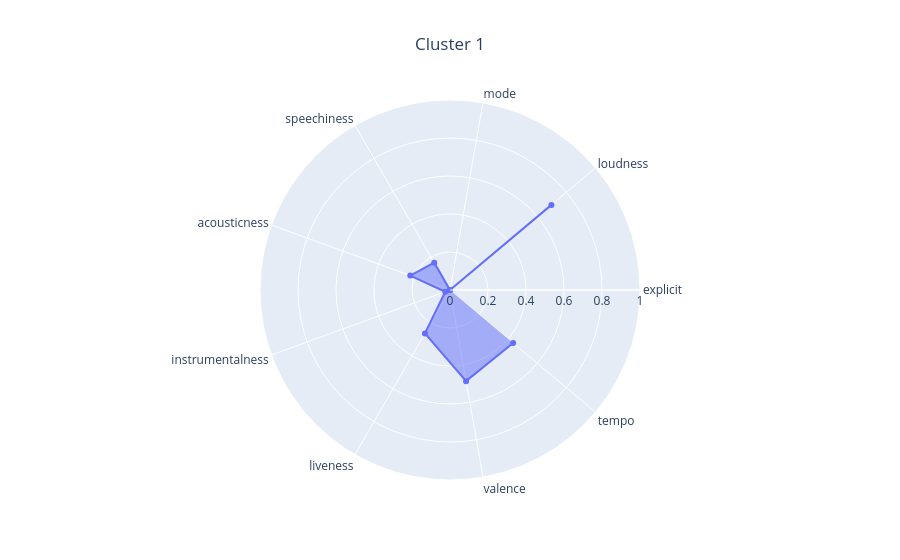
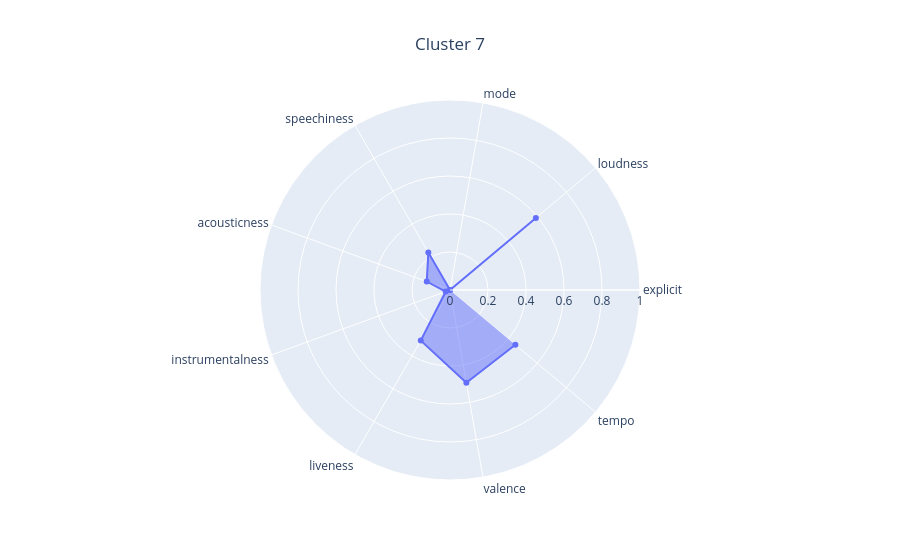

Here is the notebook cell these charts were saved with, in order:
### Markdown cell above
Problem z k-means jest taki, że wykrywa tylko klastry sferyczne. W przypadku zbiorów, w których klastry mogą być mocno wymieszane, będzie to szczególnym problemem. Tak może być tutaj - w końcu mamy co najmniej kilka podgatunków rocka i popu, które są zbliżone do siebie. Mamy też dość egzotyczne podgatunki takie jak "art rock" czy "rock en espanol", które być może są nieliczne i stanowią de facto szum.

Do takich sytuacji doskonale nadaje się DBSCAN. Ma co prawda większą złożoność, ale dla danych tego rozmiaru jest to jeszcze akceptowalne. Sprawdźmy, jak działa dla domyślnych hiperparametrów - epsilon 0.5 i min_samples 5.

### Code cell
from sklearn.cluster import DBSCAN

clustering = DBSCAN(n_jobs=-1)
clustering.fit(X)

dbscan_analyzer = DBSCANAnalyzer(df_songs_info, clustering_visualizer)
dbscan_analyzer.analyze_clustering(X, clustering)

### Figure 1 — Plotly figure (JSON) as saved in the notebook; plotly's stock layout.template omitted (floating-point values rounded to 4 significant figures)
{"data": [{"fill": "toself", "r": [0.0, 0.6969, 0.0, 0.1661, 0.2225, 0.02652, 0.2639, 0.487, 0.4339], "theta": ["explicit", "loudness", "mode", "speechiness", "acousticness", "instrumentalness", "liveness", "valence", "tempo"], "type": "scatterpolar"}], "layout": {"polar": {"radialaxis": {"range": [0, 1]}}, "title": {"text": "Cluster 1", "x": 0.5}}}

### Figure 2 — Plotly figure (JSON) as saved in the notebook; plotly's stock layout.template omitted (floating-point values rounded to 4 significant figures)
{"data": [{"fill": "toself", "r": [0.0, 0.5902, 0.0, 0.228, 0.1302, 0.02403, 0.3076, 0.4959, 0.449], "theta": ["explicit", "loudness", "mode", "speechiness", "acousticness", "instrumentalness", "liveness", "valence", "tempo"], "type": "scatterpolar"}], "layout": {"polar": {"radialaxis": {"range": [0, 1]}}, "title": {"text": "Cluster 7", "x": 0.5}}}
